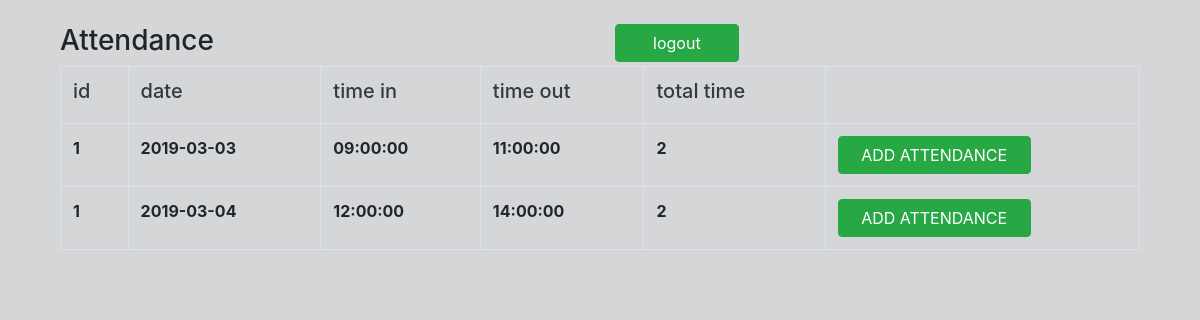
/attendance.php?id=1 (signed in), run on the app's committed database.
### tables this page shows
CREATE TABLE IF NOT EXISTS `date` (
  `id` int(12) NOT NULL,
  `date` date NOT NULL,
  `st` time NOT NULL,
  `et` time NOT NULL,
  `tt` int(12) NOT NULL,
  `daid` int(12) NOT NULL AUTO_INCREMENT,
  PRIMARY KEY (`daid`)
);

### attendance.php (the view, shortened to what this page needs)
<!DOCTYPE html>
<html>
<head>
		<link href="https://stackpath.bootstrapcdn.com/bootstrap/4.1.1/css/bootstrap.min.css" rel="stylesheet">
</head>
<body style="background-color:#d4d6d8;">
<div class="container">
	<div class="col-lg-12"><br>
		<div class="row">
		<h3 class="col-lg-6">Attendance </h3>
		<a href="logout.php" class="col-lg-3"><button class="btn btn-success col-lg-6" name="logout">logout</button></a>
        </div>
		<table class="table table-stripped table-hover table-bordered">
			<tr class="text-dark">
				<th><h5>id</h5></th>
				<th><h5>date</h5></th>
				<th><h5>time in</h5></th>
				<th><h5>time out</h5></th>
				<th><h5>total time</h5></th>
			</tr>
			<?php
include 'conn.php';
$id=$_GET['id'];
$q="select * from date where id=$id";
$query = mysqli_query($conn,$q);
while ($res = mysqli_fetch_array($query)) {
?>
			<tr>
				<th><?php echo $res['id'] ?></th>
				<th><?php echo $res['date'] ?></th>
				<th><?php echo $res['st'] ?></th>
				<th><?php echo $res['et'] ?></th>
				<th><?php echo $res['tt'] ?></th>
				<th><a href="add_attendance.php?id=<?php echo $res['id']; ?>"><button class="btn btn-success col-lg-8">ADD ATTENDANCE </button></a></th></tr>
<?php }
?>
		</table>
	</div>
</div>
</body>
</html>

### data on the page
date: id "1", date "2019-03-03", st "09:00:00", et "11:00:00", tt "2"
date: id "1", date "2019-03-04", st "12:00:00", et "14:00:00", tt "2"
